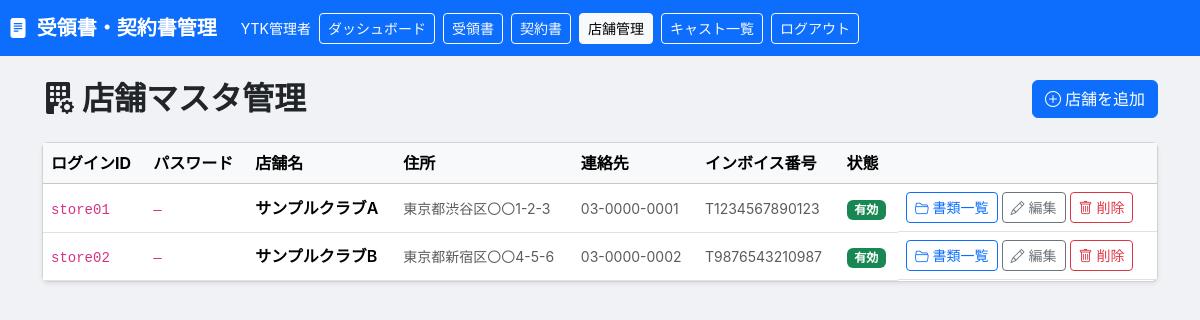
The page /admin/stores (signed in) on the database its author committed.
### database.py (models this page shows)
class Store(Base):
    __tablename__ = "stores"
    id            = Column(Integer, primary_key=True, index=True)
    login_id      = Column(String(64), unique=True, nullable=False, index=True)
    password_hash = Column(String(256), nullable=False)
    store_name    = Column(String(128), nullable=False)       # 発行者：店舗名
    store_address = Column(String(256), nullable=True)        # 発行者：住所
    store_contact = Column(String(128), nullable=True)        # 発行者：連絡先
    invoice_no    = Column(String(20),  nullable=True)        # 発行者：インボイス登録番号
    plain_password = Column(String(256), nullable=True)
    is_admin      = Column(Boolean, default=False)
    is_active     = Column(Boolean, default=True)
    created_at    = Column(DateTime, default=lambda: datetime.now(timezone.utc))
    receipts  = relationship("Receipt",  back_populates="store")
    contracts = relationship("Contract", back_populates="store")
    girls     = relationship("Girl",     back_populates="store")

### main.py (the view)
@app.get("/admin/stores", response_class=HTMLResponse)
async def admin_stores(
    request: Request,
    store: Store = Depends(require_admin),
    db: Session = Depends(get_db),
):
    stores = db.query(Store).filter(Store.is_admin == False).order_by(Store.id).all()
    return templates.TemplateResponse("admin/stores.html", {
        "request": request,
        "store":   store,
        "stores":  stores,
    })

### templates/admin/stores.html (shortened to what this page needs)
{% extends "base.html" %}
{% block content %}
<div class="d-flex justify-content-between align-items-center mb-4">
  <h2 class="fw-bold mb-0"><i class="bi bi-building-fill-gear me-2"></i>店舗マスタ管理</h2>
  <button class="btn btn-primary" data-bs-toggle="modal" data-bs-target="#addStoreModal">
    <i class="bi bi-plus-circle me-1"></i>店舗を追加
  </button>
</div>
<div class="card shadow-sm">
  <div class="table-responsive">
    <table class="table table-hover align-middle mb-0">
      <thead class="table-light">
        <tr>
          <th>ログインID</th><th>パスワード</th><th>店舗名</th><th>住所</th><th>連絡先</th>
          <th>インボイス番号</th><th>状態</th><th></th>
        </tr>
      </thead>
      <tbody>
        {% for s in stores %}
        <tr>
          <td><code>{{ s.login_id }}</code></td>
          <td><code>{{ s.plain_password or "―" }}</code></td>
          <td class="fw-semibold">{{ s.store_name }}</td>
          <td class="text-muted small">{{ s.store_address or "―" }}</td>
          <td class="text-muted small">{{ s.store_contact or "―" }}</td>
          <td class="text-muted small">{% if s.invoice_no %}T{{ s.invoice_no }}{% else %}―{% endif %}</td>
          <td>
            {% if s.is_active %}
            <span class="badge bg-success">有効</span>
            {% else %}
            <span class="badge bg-secondary">無効</span>
            {% endif %}
          </td>
          <td class="d-flex gap-1">
            <a href="/admin/stores/{{ s.id }}/docs" class="btn btn-sm btn-outline-primary">
              <i class="bi bi-folder2-open"></i> 書類一覧
            </a>
            <button class="btn btn-sm btn-outline-secondary btn-edit"
                    data-id="{{ s.id }}"
                    data-name="{{ s.store_name | e }}"
                    data-address="{{ s.store_address | e }}"
                    data-contact="{{ s.store_contact | e }}"
                    data-invoice="{{ s.invoice_no | e }}"
                    data-active="{{ 'true' if s.is_active else 'false' }}"
                    data-password="{{ s.plain_password | e }}"
                    data-login-id="{{ s.login_id | e }}">
              <i class="bi bi-pencil"></i> 編集
            </button>
            <form method="post" action="/admin/stores/{{ s.id }}/delete" onsubmit="return confirm('「{{ s.store_name }}」を削除しますか？この操作は取り消せません。')">
              <button type="submit" class="btn btn-sm btn-outline-danger">
                <i class="bi bi-trash"></i> 削除
              </button>
            </form>
          </td>
        </tr>
        {% else %}
        <tr><td colspan="7" class="text-center text-muted py-4">店舗が登録されていません</td></tr>
        {% endfor %}
      </tbody>
    </table>
  </div>
</div>
{% endblock %}

### templates/base.html (shortened to what this page needs)
<!DOCTYPE html>
<html lang="ja">
<head>
  <link rel="stylesheet" href="https://cdn.jsdelivr.net/npm/bootstrap@5.3.3/dist/css/bootstrap.min.css">
  <link rel="stylesheet" href="https://cdn.jsdelivr.net/npm/bootstrap-icons@1.11.3/font/bootstrap-icons.css">
  <link rel="stylesheet" href="/static/css/style.css">
</head>
<body>
  {% if store %}
  <nav class="navbar navbar-dark bg-primary px-2" style="overflow-x:auto;">
    <div class="d-flex align-items-center gap-2 flex-nowrap w-100" style="min-width:max-content;">
      <span class="navbar-brand fw-bold mb-0 d-none d-md-inline flex-shrink-0">
        <i class="bi bi-file-text-fill me-1"></i> 受領書・契約書管理
      </span>
      <span class="text-white small text-nowrap flex-shrink-0">{{ store.store_name }}</span>
      {% if store.is_admin %}
        <a href="/admin"           class="btn btn-sm text-nowrap flex-shrink-0 {{ 'btn-light' if request.url.path == '/admin' else 'btn-outline-light' }}">ダッシュボード</a>
        <a href="/admin/receipts"  class="btn btn-sm text-nowrap flex-shrink-0 {{ 'btn-light' if '/admin/receipts'  in request.url.path else 'btn-outline-light' }}">受領書</a>
        <a href="/admin/contracts" class="btn btn-sm text-nowrap flex-shrink-0 {{ 'btn-light' if '/admin/contracts' in request.url.path else 'btn-outline-light' }}">契約書</a>
        <a href="/admin/stores"    class="btn btn-sm text-nowrap flex-shrink-0 {{ 'btn-light' if '/admin/stores'    in request.url.path else 'btn-outline-light' }}">店舗管理</a>
        <a href="/girls"           class="btn btn-sm text-nowrap flex-shrink-0 {{ 'btn-light' if '/girls'           in request.url.path else 'btn-outline-light' }}">キャスト一覧</a>
      {% endif %}
      <a href="/logout" class="btn btn-sm btn-outline-light text-nowrap flex-shrink-0">ログアウト</a>
    </div>
  </nav>
  {% endif %}
  <main class="{% block main_class %}container py-4{% endblock %}">
    {% block content %}{% endblock %}
  </main>
</body>
</html>

### static/css/style.css (style rules this page uses)
:root { --primary: #3F51B5; --primary-l: #E8EAF6; --sec: #5C6BC0; --input-bg: #FFFDE7; --label-bg: #E8EAF6; --gray-bg: #F5F5F5; --border: #DEE2E6; --radius: 12px; --shadow: 0 2px 12px rgba(0,0,0,.08); }
body { background: #F0F2F5; font-family: -apple-system, "Hiragino Sans", "Noto Sans JP", sans-serif; -webkit-text-size-adjust: 100%; }

### rows shown on the page
Store: store_name "YTK管理者"
Store: login_id "store01", plain_password "―", store_name "サンプルクラブA", store_address "東京都渋谷区〇〇1-2-3", store_contact "03-0000-0001", invoice_no "1234567890123", is_active "有効"
Store: login_id "store02", plain_password "―", store_name "サンプルクラブB", store_address "東京都新宿区〇〇4-5-6", store_contact "03-0000-0002", invoice_no "9876543210987", is_active "有効"
